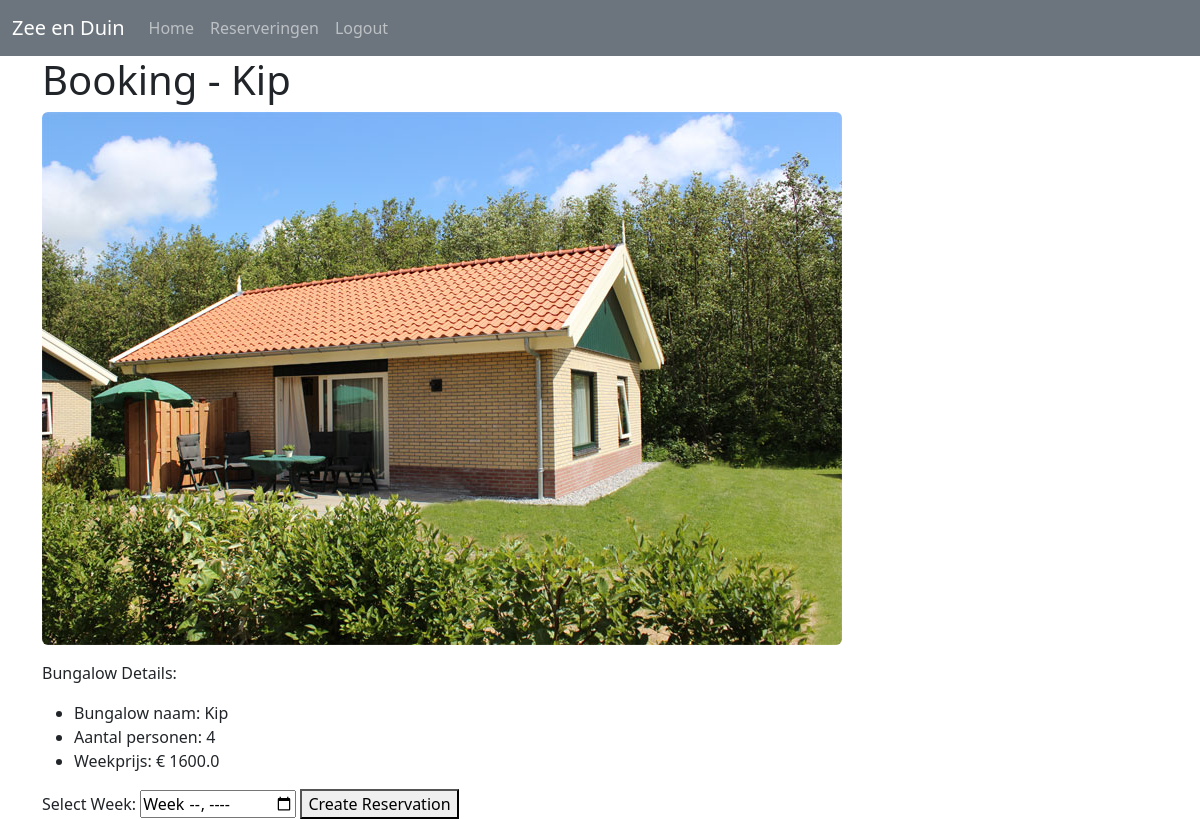
The page /booking/3 (signed in) on the database its author committed.
### Website/models.py (models this page shows)
class Bungalow(db.Model):
    id = db.Column(db.Integer, primary_key=True)
    naam = db.Column(db.String(255), unique=True, nullable=False)
    type_id = db.Column(db.Integer, db.ForeignKey('bungalowtype.id'), nullable=False)
    reservations = db.relationship('Reservation', backref='bungalow', lazy=True)

class Bungalowtype(db.Model):
    id = db.Column(db.Integer, primary_key=True)
    aantal_personen = db.Column(db.Integer, unique=True, nullable=False)
    weekprijs = db.Column(db.Float, nullable=False)
    fotopath = db.Column(db.String)
    bungalows = db.relationship('Bungalow', backref='type', lazy=True)

### Website/views.py (the view)
@views.route('/booking/<int:id>')
@login_required
def booking(id):
    bungalow = Bungalow.query.get(id)
    if bungalow:
        return render_template('booking.html', user=current_user, bungalow=bungalow)
    else:
        abort(404, description="Bungalow not found")

### Website/templates/booking.html (shortened to what this page needs)
{% extends "base.html" %} {% block title %}Booking{% endblock %} {% block content%}
<html lang="en">
  <head>
  </head>
  <body>
    <h1>Booking - {{ bungalow.naam }}</h1>
    <figure class="figure">
        <img src="{{ url_for('static', filename='images/'+ bungalow.type.fotopath+'.jpg') }}" class="rounded">
    </figure>
    <p>Bungalow Details:</p>
    <ul>
        <li>Bungalow naam: {{ bungalow.naam }}</li>
        <li>Aantal personen: {{ bungalow.type.aantal_personen }}</li>
        <li>Weekprijs: € {{ bungalow.type.weekprijs }}</li>
    </ul>
    <form action="{{ url_for('views.create_reservation', id=bungalow.id) }}" method="post">
        <label for="week">Select Week:</label>
        <input type="week" id="week" name="week" required>
        <button type="submit">Create Reservation</button>
    </form>
  </body>
</html>
{% endblock %}

### rows shown on the page
Bungalow: naam "Kip"
Bungalowtype: fotopath (picture), type.aantal_personen "4", type.weekprijs "1600.0"
